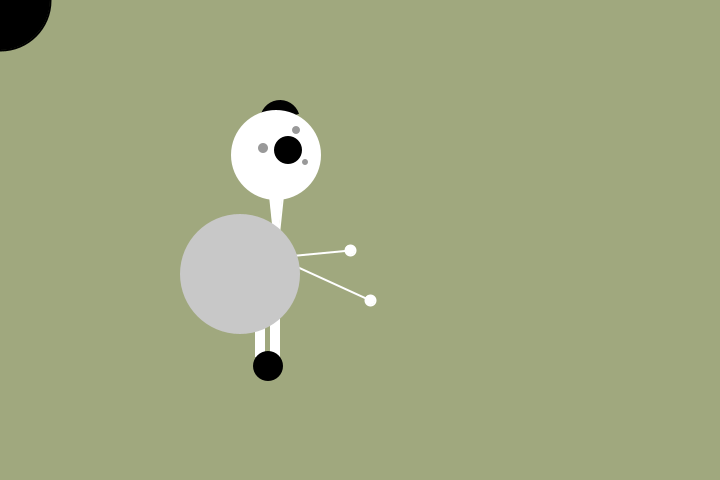
Frame 1 (no input)
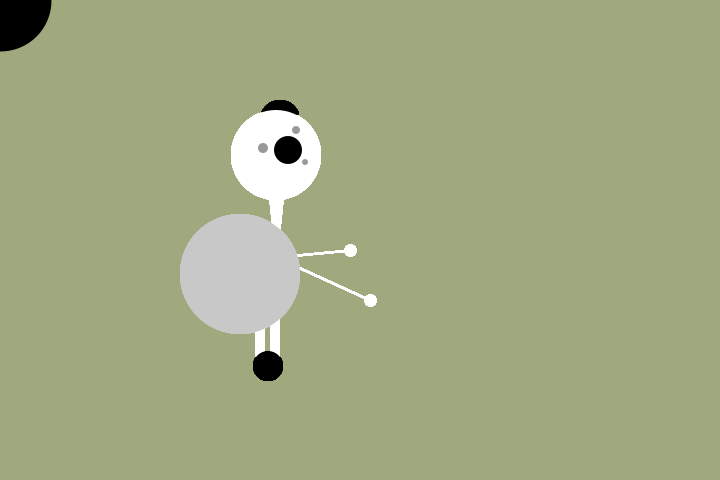
Frame 60 (the mouse pressed at the canvas centre just before this capture)
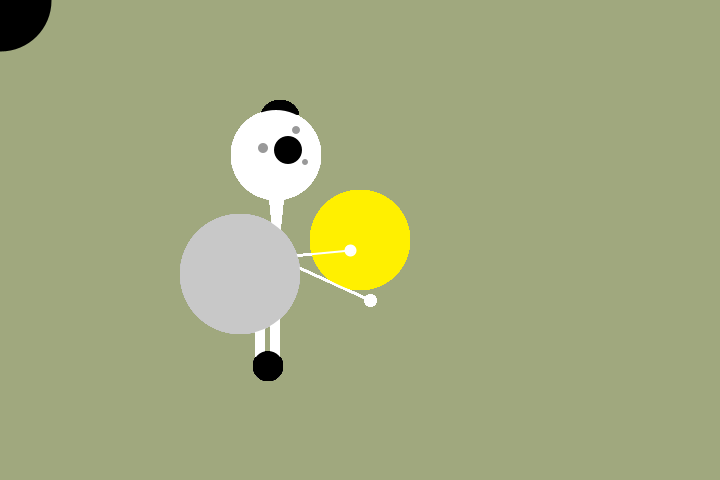
Frame 120 (the mouse held since frame 60 and released just before this capture)

The Processing sketch that drew these frames (run headless with seeded random() and noise(); from frame 60 on, the mouse is pressed at the canvas centre):

// Processing sketch: processing_56014
// ── processing_56014.pde

void setup(){
size(720, 480); 
smooth(); 
strokeWeight(2); 
background(160,168,126); 
ellipseMode(RADIUS);}

void draw(){
fill(mouseX,mouseY,0);
ellipse(mouseX,mouseY,50,50);

// Neck 
fill(255);
stroke(255); 
triangle(276,257,266,162,286,162);

//arms
line(276,257,370,300);
line(276,257,350,250);
ellipse(370,300,5,5);
ellipse(350,250,5,5);

// Body 
noStroke(); 
fill(102);  
fill(255);
rect(270,257,10,100);
rect(255,257,10,100);
fill(200);
ellipse(240,274,60,60);
fill(0);
ellipse(268, 366, 15, 15); 
//rect(219, 257, 90, 120); 
//fill(102); 
//rect(219, 274, 90, 6);

//hat
fill(1);
arc(280,120,20,20,3.14,5.97);

// Head 
fill(255); 
ellipse(276, 155, 45, 45);
fill(0); 
ellipse(288, 150, 14, 14); 
fill(0); 
ellipse(288, 150, 3, 3); 
fill(153); 
ellipse(263, 148, 5, 5); 
ellipse(296, 130, 4, 4); 
ellipse(305, 162, 3, 3);}
